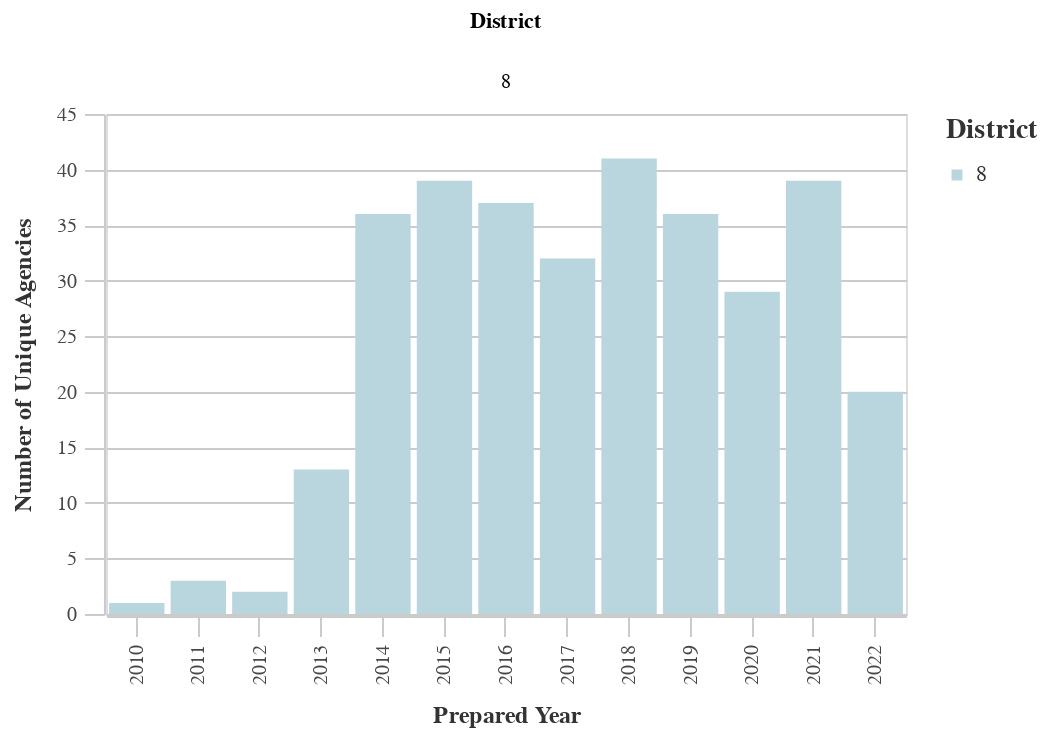

Here is the notebook cell this chart was saved with:
### Markdown cell above
### Number of Unique Prefix Codes by District

### Code cell
#Unique Prefixes by Dist
dist_years_prefix = ((
        df
        >> group_by(_.prepared_y, _.dist)
        >> summarize(n=_.prefix.nunique())
        >> arrange(-_.prepared_y)
    ).rename(columns={'dist':'District', 'n':'Count'}))

chart11 = (alt.Chart(dist_years_prefix).mark_bar().encode(
        column='District:N',
        x=alt.X('prepared_y:O', title='Prepared Year'),
        y=alt.Y('Count:Q', title='Number of Unique Agencies'),
        color = alt.Color("District:N", 
                              scale=alt.Scale(
                                  range=altair_utils.CALITP_SEQUENTIAL_COLORS),  
                               legend=alt.Legend(title="District")
                              )
                              ))
chart11 = styleguide.preset_chart_config(chart11)
chart11 = _dla_utils.add_tooltip(chart11, 'prepared_y','Count')
    

display(chart11)

### Figure 1 — Vega-Lite specification as saved in the notebook (floating-point values rounded to 4 significant figures)
{"config": {"view": {"continuousWidth": 400, "continuousHeight": 300}, "axis": {"domainColor": "#cbcbcb", "grid": true, "gridColor": "#cbcbcb", "gridWidth": 1, "labelColor": "#474747", "labelFont": "Nunito Sans", "labelFontSize": 10, "labelPadding": 4, "tickColor": "#cbcbcb", "tickSize": 10, "titleColor": "#333", "titleFont": "Raleway", "titleFontSize": 12, "titlePadding": 10}, "axisBand": {"grid": false}, "background": "white", "font": "Raleway", "header": {"labelFont": "Nunito Sans", "titleFont": "Raleway"}, "legend": {"labelColor": "#333", "labelFont": "Nunito Sans", "labelFontSize": 11, "labelLimit": 0, "padding": 1, "symbolSize": 30, "symbolType": "square", "titleColor": "#333", "titleFont": "Raleway", "titleFontSize": 14, "titlePadding": 10}, "title": {"anchor": "middle", "font": "Raleway", "fontSize": 18, "fontWeight": 300, "offset": 20}}, "data": {"name": "data-cb63821c551b050af7849dfc897e0769"}, "mark": "bar", "encoding": {"color": {"field": "District", "legend": {"title": "District"}, "scale": {"range": ["#B9D6DF", "#8CBCCB", "#2EA8CE", "#136C97", "#0B405B"]}, "type": "nominal"}, "column": {"field": "District", "type": "nominal"}, "tooltip": [{"field": "prepared_y", "type": "quantitative"}, {"field": "Count", "type": "quantitative"}], "x": {"field": "prepared_y", "title": "Prepared Year", "type": "ordinal"}, "y": {"field": "Count", "title": "Number of Unique Agencies", "type": "quantitative"}}, "height": 250, "width": 400, "$schema": "https://vega.github.io/schema/vega-lite/v4.17.0.json", "datasets": {"data-cb63821c551b050af7849dfc897e0769": [{"prepared_y": 2022.0, "District": 8, "Count": 20}, {"prepared_y": 2021.0, "District": 8, "Count": 39}, {"prepared_y": 2020.0, "District": 8, "Count": 29}, {"prepared_y": 2019.0, "District": 8, "Count": 36}, {"prepared_y": 2018.0, "District": 8, "Count": 41}, {"prepared_y": 2017.0, "District": 8, "Count": 32}, {"prepared_y": 2016.0, "District": 8, "Count": 37}, {"prepared_y": 2015.0, "District": 8, "Count": 39}, {"prepared_y": 2014.0, "District": 8, "Count": 36}, {"prepared_y": 2013.0, "District": 8, "Count": 13}, {"prepared_y": 2012.0, "District": 8, "Count": 2}, {"prepared_y": 2011.0, "District": 8, "Count": 3}, {"prepared_y": 2010.0, "District": 8, "Count": 1}]}}
